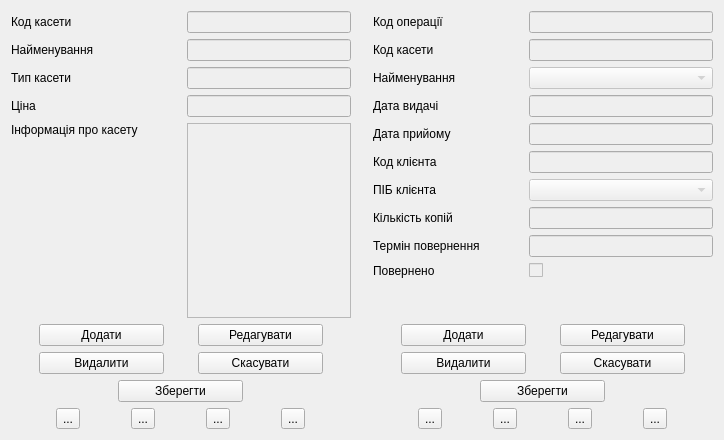
        <widget class="QWidget" name="tabVisualComponents">
         <attribute name="title">
          <string>Робота з візуальними компонентами</string>
         </attribute>
         <layout class="QHBoxLayout" name="horizontalLayout_2">
          <item>
           <layout class="QHBoxLayout" name="vcMainLayout" stretch="20,1,20">
            <item>
             <layout class="QVBoxLayout" name="vcTapePanel" stretch="14,4,1">
              <item>
               <layout class="QVBoxLayout" name="vcTapeFieldsLayout">
                <item>
                 <layout class="QHBoxLayout" name="vcTapeRowId">
                  <item alignment="Qt::AlignmentFlag::AlignRight">
                   <widget class="QLabel" name="vcTapeIdLabel">
                    <property name="sizePolicy">
                     <sizepolicy hsizetype="Preferred" vsizetype="Preferred">
                      <horstretch>0</horstretch>
                      <verstretch>0</verstretch>
                     </sizepolicy>
                    </property>
                    <property name="minimumSize">
                     <size>
                      <width>170</width>
                      <height>0</height>
                     </size>
                    </property>
                    <property name="text">
                     <string>Код касети</string>
                    </property>
                   </widget>
                  </item>
                  <item>
                   <widget class="QLineEdit" name="vcTapeIdEdit">
                    <property name="enabled">
                     <bool>false</bool>
                    </property>
                    <property name="sizePolicy">
                     <sizepolicy hsizetype="Expanding" vsizetype="Fixed">
                      <horstretch>0</horstretch>
                      <verstretch>0</verstretch>
                     </sizepolicy>
                    </property>
                   </widget>
                  </item>
                 </layout>
                </item>
                <item>
                 <layout class="QHBoxLayout" name="vcTapeRowTitle">
                  <item>
                   <widget class="QLabel" name="vcTapeTitleLabel">
                    <property name="minimumSize">
                     <size>
                      <width>170</width>
                      <height>0</height>
                     </size>
                    </property>
                    <property name="text">
                     <string>Найменування</string>
                    </property>
                   </widget>
                  </item>
                  <item>
                   <widget class="QLineEdit" name="vcTapeTitleEdit">
                    <property name="enabled">
                     <bool>false</bool>
                    </property>
                    <property name="sizePolicy">
                     <sizepolicy hsizetype="Expanding" vsizetype="Fixed">
                      <horstretch>0</horstretch>
                      <verstretch>0</verstretch>
                     </sizepolicy>
                    </property>
                   </widget>
                  </item>
                 </layout>
                </item>
                <item>
                 <layout class="QHBoxLayout" name="vcTapeRowType">
                  <item>
                   <widget class="QLabel" name="vcTapeTypeLabel">
                    <property name="minimumSize">
                     <size>
                      <width>170</width>
                      <height>0</height>
                     </size>
                    </property>
                    <property name="text">
                     <string>Тип касети</string>
                    </property>
                   </widget>
                  </item>
                  <item>
                   <widget class="QLineEdit" name="vcTapeTypeEdit">
                    <property name="enabled">
                     <bool>false</bool>
                    </property>
                    <property name="sizePolicy">
                     <sizepolicy hsizetype="Expanding" vsizetype="Fixed">
                      <horstretch>0</horstretch>
                      <verstretch>0</verstretch>
                     </sizepolicy>
                    </property>
                   </widget>
                  </item>
                 </layout>
                </item>
                <item>
                 <layout class="QHBoxLayout" name="vcTapeRowPrice">
                  <item>
                   <widget class="QLabel" name="vcTapePriceLabel">
                    <property name="minimumSize">
                     <size>
                      <width>170</width>
                      <height>0</height>
                     </size>
                    </property>
                    <property name="text">
                     <string>Ціна</string>
                    </property>
                   </widget>
                  </item>
                  <item>
                   <widget class="QLineEdit" name="vcTapePriceEdit">
                    <property name="enabled">
                     <bool>false</bool>
                    </property>
                    <property name="sizePolicy">
                     <sizepolicy hsizetype="Expanding" vsizetype="Fixed">
                      <horstretch>0</horstretch>
                      <verstretch>0</verstretch>
                     </sizepolicy>
                    </property>
                   </widget>
                  </item>
                 </layout>
                </item>
                <item>
                 <layout class="QHBoxLayout" name="horizontalLayout">
                  <item alignment="Qt::AlignmentFlag::AlignTop">
                   <widget class="QLabel" name="vcTapeDescriptionLabel">
                    <property name="minimumSize">
                     <size>
                      <width>170</width>
                      <height>0</height>
                     </size>
                    </property>
                    <property name="text">
                     <string>Інформація про касету</string>
                    </property>
                   </widget>
                  </item>
                  <item>
                   <widget class="QTextEdit" name="vcTapeDescriptionEdit">
                    <property name="enabled">
                     <bool>false</bool>
                    </property>
                    <property name="sizePolicy">
                     <sizepolicy hsizetype="Expanding" vsizetype="Preferred">
                      <horstretch>0</horstretch>
                      <verstretch>0</verstretch>
                     </sizepolicy>
                    </property>
                   </widget>
                  </item>
                 </layout>
                </item>
               </layout>
              </item>
              <item>
               <layout class="QVBoxLayout" name="vcTapeButtonsLayout">
                <item>
                 <layout class="QHBoxLayout" name="vcTapeButtonsRow1">
                  <item>
                   <widget class="QPushButton" name="vcTapeAddButton">
                    <property name="maximumSize">
                     <size>
                      <width>125</width>
                      <height>16777215</height>
                     </size>
                    </property>
                    <property name="text">
                     <string>Додати</string>
                    </property>
                   </widget>
                  </item>
                  <item>
                   <widget class="QPushButton" name="vcTapeEditButton">
                    <property name="maximumSize">
                     <size>
                      <width>125</width>
                      <height>16777215</height>
                     </size>
                    </property>
                    <property name="text">
                     <string>Редагувати</string>
                    </property>
                   </widget>
                  </item>
                 </layout>
                </item>
                <item>
                 <layout class="QHBoxLayout" name="vcTapeButtonsRow2">
                  <item>
                   <widget class="QPushButton" name="vcTapeDeleteButton">
                    <property name="maximumSize">
                     <size>
                      <width>125</width>
                      <height>16777215</height>
                     </size>
                    </property>
                    <property name="text">
                     <string>Видалити</string>
                    </property>
                   </widget>
                  </item>
                  <item>
                   <widget class="QPushButton" name="vcTapeCancelButton">
                    <property name="maximumSize">
                     <size>
                      <width>125</width>
                      <height>16777215</height>
                     </size>
                    </property>
                    <property name="text">
                     <string>Скасувати</string>
                    </property>
                   </widget>
                  </item>
                 </layout>
                </item>
                <item>
                 <layout class="QHBoxLayout" name="vcTapeButtonsRow3">
                  <item>
                   <widget class="QPushButton" name="vcTapeSaveButton">
                    <property name="maximumSize">
                     <size>
                      <width>125</width>
                      <height>16777215</height>
                     </size>
                    </property>
                    <property name="text">
                     <string>Зберегти</string>
                    </property>
                   </widget>
                  </item>
                 </layout>
                </item>
               </layout>
              </item>
              <item>
               <layout class="QHBoxLayout" name="vcTapeNavLayout">
                <item>
                 <widget class="QToolButton" name="vcTapeFirstButton">
                  <property name="toolTip">
                   <string>Перший запис</string>
                  </property>
                  <property name="text">
                   <string>...</string>
                  </property>
                  <property name="icon">
                   <iconset theme="QIcon::ThemeIcon::MediaSkipBackward"/>
                  </property>
                 </widget>
                </item>
                <item>
                 <widget class="QToolButton" name="vcTapePrevButton">
                  <property name="toolTip">
                   <string>Попередній запис</string>
                  </property>
                  <property name="text">
                   <string>...</string>
                  </property>
                  <property name="icon">
                   <iconset theme="QIcon::ThemeIcon::MediaSeekBackward"/>
                  </property>
                 </widget>
                </item>
                <item>
                 <widget class="QToolButton" name="vcTapeNextButton">
                  <property name="toolTip">
                   <string>Наступний запис</string>
                  </property>
                  <property name="text">
                   <string>...</string>
                  </property>
                  <property name="icon">
                   <iconset theme="QIcon::ThemeIcon::MediaSeekForward"/>
                  </property>
                 </widget>
                </item>
                <item>
                 <widget class="QToolButton" name="vcTapeLastButton">
                  <property name="toolTip">
                   <string>Останній запис</string>
                  </property>
                  <property name="text">
                   <string>...</string>
                  </property>
                  <property name="icon">
                   <iconset theme="QIcon::ThemeIcon::MediaSkipForward"/>
                  </property>
                 </widget>
                </item>
               </layout>
              </item>
             </layout>
            </item>
            <item>
             <layout class="QVBoxLayout" name="verticalLayout"/>
            </item>
            <item>
             <layout class="QVBoxLayout" name="vcRentalPanel" stretch="14,4,1">
              <item>
               <layout class="QVBoxLayout" name="vcRentalFieldsLayout">
                <item>
                 <layout class="QHBoxLayout" name="vcRentalRowId">
                  <item>
                   <widget class="QLabel" name="vcRentalIdLabel">
                    <property name="minimumSize">
                     <size>
                      <width>150</width>
                      <height>0</height>
                     </size>
                    </property>
                    <property name="layoutDirection">
                     <enum>Qt::LayoutDirection::LeftToRight</enum>
                    </property>
                    <property name="text">
                     <string>Код операції</string>
                    </property>
                   </widget>
                  </item>
                  <item>
                   <widget class="QLineEdit" name="vcRentalIdEdit">
                    <property name="enabled">
                     <bool>false</bool>
                    </property>
                    <property name="sizePolicy">
                     <sizepolicy hsizetype="Expanding" vsizetype="Fixed">
                      <horstretch>0</horstretch>
                      <verstretch>0</verstretch>
                     </sizepolicy>
                    </property>
                   </widget>
                  </item>
                 </layout>
                </item>
                <item>
                 <layout class="QHBoxLayout" name="vcRentalRowTapeId">
                  <item>
                   <widget class="QLabel" name="vcRentalTapeIdLabel">
                    <property name="minimumSize">
                     <size>
                      <width>150</width>
                      <height>0</height>
                     </size>
                    </property>
                    <property name="text">
                     <string>Код касети</string>
                    </property>
                   </widget>
                  </item>
                  <item>
                   <widget class="QLineEdit" name="vcRentalTapeIdEdit">
                    <property name="enabled">
                     <bool>false</bool>
                    </property>
                    <property name="sizePolicy">
                     <sizepolicy hsizetype="Expanding" vsizetype="Fixed">
                      <horstretch>0</horstretch>
                      <verstretch>0</verstretch>
                     </sizepolicy>
                    </property>
                   </widget>
                  </item>
                 </layout>
                </item>
                <item>
                 <layout class="QHBoxLayout" name="vcRentalRowTapeCombo">
                  <item>
                   <widget class="QLabel" name="vcRentalTapeLabel">
                    <property name="minimumSize">
                     <size>
                      <width>150</width>
                      <height>0</height>
                     </size>
                    </property>
                    <property name="text">
                     <string>Найменування</string>
                    </property>
                   </widget>
                  </item>
                  <item>
                   <widget class="QComboBox" name="vcRentalTapeCombo">
                    <property name="enabled">
                     <bool>false</bool>
                    </property>
                    <property name="sizePolicy">
                     <sizepolicy hsizetype="Expanding" vsizetype="Fixed">
                      <horstretch>0</horstretch>
                      <verstretch>0</verstretch>
                     </sizepolicy>
                    </property>
                   </widget>
                  </item>
                 </layout>
                </item>
                <item>
                 <layout class="QHBoxLayout" name="vcRentalRowIssueDate">
                  <item>
                   <widget class="QLabel" name="vcRentalIssueDateLabel">
                    <property name="minimumSize">
                     <size>
                      <width>150</width>
                      <height>0</height>
                     </size>
                    </property>
                    <property name="text">
                     <string>Дата видачі</string>
                    </property>
                   </widget>
                  </item>
                  <item>
                   <widget class="QLineEdit" name="vcRentalIssueDateEdit">
                    <property name="enabled">
                     <bool>false</bool>
                    </property>
                    <property name="sizePolicy">
                     <sizepolicy hsizetype="Expanding" vsizetype="Fixed">
                      <horstretch>0</horstretch>
                      <verstretch>0</verstretch>
                     </sizepolicy>
                    </property>
                   </widget>
                  </item>
                 </layout>
                </item>
                <item>
                 <layout class="QHBoxLayout" name="vcRentalRowReturnDate">
                  <item>
                   <widget class="QLabel" name="vcRentalReturnDateLabel">
                    <property name="minimumSize">
                     <size>
                      <width>150</width>
                      <height>0</height>
                     </size>
                    </property>
                    <property name="text">
                     <string>Дата прийому</string>
                    </property>
                   </widget>
                  </item>
                  <item>
                   <widget class="QLineEdit" name="vcRentalReturnDateEdit">
                    <property name="enabled">
                     <bool>false</bool>
                    </property>
                    <property name="sizePolicy">
                     <sizepolicy hsizetype="Expanding" vsizetype="Fixed">
                      <horstretch>0</horstretch>
                      <verstretch>0</verstretch>
                     </sizepolicy>
                    </property>
                   </widget>
                  </item>
                 </layout>
                </item>
                <item>
                 <layout class="QHBoxLayout" name="vcRentalRowCustomerId">
                  <item>
                   <widget class="QLabel" name="vcRentalCustomerIdLabel">
                    <property name="minimumSize">
                     <size>
                      <width>150</width>
                      <height>0</height>
                     </size>
                    </property>
                    <property name="text">
                     <string>Код клієнта</string>
                    </property>
                   </widget>
                  </item>
                  <item>
                   <widget class="QLineEdit" name="vcRentalCustomerIdEdit">
                    <property name="enabled">
                     <bool>false</bool>
                    </property>
                    <property name="sizePolicy">
                     <sizepolicy hsizetype="Expanding" vsizetype="Fixed">
                      <horstretch>0</horstretch>
                      <verstretch>0</verstretch>
                     </sizepolicy>
                    </property>
                   </widget>
                  </item>
                 </layout>
                </item>
                <item>
                 <layout class="QHBoxLayout" name="vcRentalRowCustomerCombo">
                  <item>
                   <widget class="QLabel" name="vcRentalCustomerLabel">
                    <property name="minimumSize">
                     <size>
                      <width>150</width>
                      <height>0</height>
                     </size>
                    </property>
                    <property name="text">
                     <string>ПІБ клієнта</string>
                    </property>
                   </widget>
                  </item>
                  <item>
                   <widget class="QComboBox" name="vcRentalCustomerCombo">
                    <property name="enabled">
                     <bool>false</bool>
                    </property>
                    <property name="sizePolicy">
                     <sizepolicy hsizetype="Expanding" vsizetype="Fixed">
                      <horstretch>0</horstretch>
                      <verstretch>0</verstretch>
                     </sizepolicy>
                    </property>
                   </widget>
                  </item>
                 </layout>
                </item>
                <item>
                 <layout class="QHBoxLayout" name="vcRentalRowCopies">
                  <item alignment="Qt::AlignmentFlag::AlignRight">
                   <widget class="QLabel" name="vcRentalCopiesLabel">
                    <property name="minimumSize">
                     <size>
                      <width>150</width>
                      <height>0</height>
                     </size>
                    </property>
                    <property name="text">
                     <string>Кількість копій</string>
                    </property>
                   </widget>
                  </item>
                  <item>
                   <widget class="QLineEdit" name="vcRentalCopiesEdit">
                    <property name="enabled">
                     <bool>false</bool>
                    </property>
                    <property name="sizePolicy">
                     <sizepolicy hsizetype="Expanding" vsizetype="Fixed">
                      <horstretch>0</horstretch>
                      <verstretch>0</verstretch>
                     </sizepolicy>
                    </property>
                   </widget>
                  </item>
                 </layout>
                </item>
                <item>
                 <layout class="QHBoxLayout" name="vcRentalRowDeadline">
                  <item>
                   <widget class="QLabel" name="vcRentalDeadlineLabel">
                    <property name="minimumSize">
                     <size>
                      <width>150</width>
                      <height>0</height>
                     </size>
                    </property>
                    <property name="text">
                     <string>Термін повернення</string>
                    </property>
                   </widget>
                  </item>
                  <item>
                   <widget class="QLineEdit" name="vcRentalDeadlineEdit">
                    <property name="enabled">
                     <bool>false</bool>
                    </property>
                    <property name="sizePolicy">
                     <sizepolicy hsizetype="Expanding" vsizetype="Fixed">
                      <horstretch>0</horstretch>
                      <verstretch>0</verstretch>
                     </sizepolicy>
                    </property>
                   </widget>
                  </item>
                 </layout>
                </item>
                <item>
                 <layout class="QHBoxLayout" name="vcRentalRowReturned">
                  <item>
                   <widget class="QLabel" name="vcRentalReturnedLabel">
                    <property name="minimumSize">
                     <size>
                      <width>150</width>
                      <height>0</height>
                     </size>
                    </property>
                    <property name="text">
                     <string>Повернено</string>
                    </property>
                   </widget>
                  </item>
                  <item>
                   <widget class="QCheckBox" name="vcRentalReturnedCheck">
                    <property name="enabled">
                     <bool>false</bool>
                    </property>
                    <property name="sizePolicy">
                     <sizepolicy hsizetype="Expanding" vsizetype="Fixed">
                      <horstretch>0</horstretch>
                      <verstretch>0</verstretch>
                     </sizepolicy>
                    </property>
                    <property name="layoutDirection">
                     <enum>Qt::LayoutDirection::LeftToRight</enum>
                    </property>
                    <property name="styleSheet">
                     <string notr="true"/>
                    </property>
                    <property name="text">
                     <string/>
                    </property>
                    <property name="tristate">
                     <bool>false</bool>
                    </property>
                   </widget>
                  </item>
                 </layout>
                </item>
                <item>
                 <spacer name="verticalSpacer">
                  <property name="orientation">
                   <enum>Qt::Orientation::Vertical</enum>
                  </property>
                  <property name="sizeHint" stdset="0">
                   <size>
                    <width>20</width>
                    <height>40</height>
                   </size>
                  </property>
                 </spacer>
                </item>
               </layout>
              </item>
              <item>
               <layout class="QVBoxLayout" name="vcRentalButtonsLayout">
                <item>
                 <layout class="QHBoxLayout" name="vcRentalButtonsRow1">
                  <item>
                   <widget class="QPushButton" name="vcRentalAddButton">
                    <property name="minimumSize">
                     <size>
                      <width>0</width>
                      <height>0</height>
                     </size>
                    </property>
                    <property name="maximumSize">
                     <size>
                      <width>125</width>
                      <height>16777215</height>
                     </size>
                    </property>
                    <property name="text">
                     <string>Додати</string>
                    </property>
                   </widget>
                  </item>
                  <item>
                   <widget class="QPushButton" name="vcRentalEditButton">
                    <property name="minimumSize">
                     <size>
                      <width>0</width>
                      <height>0</height>
                     </size>
                    </property>
                    <property name="maximumSize">
                     <size>
                      <width>125</width>
                      <height>16777215</height>
                     </size>
                    </property>
                    <property name="text">
                     <string>Редагувати</string>
                    </property>
                   </widget>
                  </item>
                 </layout>
                </item>
                <item>
                 <layout class="QHBoxLayout" name="vcRentalButtonsRow2">
                  <item>
                   <widget class="QPushButton" name="vcRentalDeleteButton">
                    <property name="minimumSize">
                     <size>
                      <width>0</width>
                      <height>0</height>
                     </size>
                    </property>
                    <property name="maximumSize">
                     <size>
                      <width>125</width>
                      <height>16777215</height>
                     </size>
                    </property>
                    <property name="text">
                     <string>Видалити</string>
                    </property>
                   </widget>
                  </item>
                  <item>
                   <widget class="QPushButton" name="vcRentalCancelButton">
                    <property name="minimumSize">
                     <size>
                      <width>0</width>
                      <height>0</height>
                     </size>
                    </property>
                    <property name="maximumSize">
                     <size>
                      <width>125</width>
                      <height>16777215</height>
                     </size>
                    </property>
                    <property name="text">
                     <string>Скасувати</string>
                    </property>
                   </widget>
                  </item>
                 </layout>
                </item>
                <item>
                 <layout class="QHBoxLayout" name="vcRentalButtonsRow3">
                  <item>
                   <widget class="QPushButton" name="vcRentalSaveButton">
                    <property name="minimumSize">
                     <size>
                      <width>0</width>
                      <height>0</height>
                     </size>
                    </property>
                    <property name="maximumSize">
                     <size>
                      <width>125</width>
                      <height>16777215</height>
                     </size>
                    </property>
                    <property name="text">
                     <string>Зберегти</string>
                    </property>
                   </widget>
                  </item>
                 </layout>
                </item>
               </layout>
              </item>
              <item>
               <layout class="QHBoxLayout" name="vcRentalNavLayout">
                <item>
                 <widget class="QToolButton" name="vcRentalFirstButton">
                  <property name="toolTip">
                   <string>Перший запис</string>
                  </property>
                  <property name="text">
                   <string>...</string>
                  </property>
                  <property name="icon">
                   <iconset theme="QIcon::ThemeIcon::MediaSkipBackward"/>
                  </property>
                 </widget>
                </item>
                <item>
                 <widget class="QToolButton" name="vcRentalPrevButton">
                  <property name="toolTip">
                   <string>Попередній запис</string>
                  </property>
                  <property name="text">
                   <string>...</string>
                  </property>
                  <property name="icon">
                   <iconset theme="QIcon::ThemeIcon::MediaSeekBackward"/>
                  </property>
                 </widget>
                </item>
                <item>
                 <widget class="QToolButton" name="vcRentalNextButton">
                  <property name="toolTip">
                   <string>Наступний запис</string>
                  </property>
                  <property name="text">
                   <string>...</string>
                  </property>
                  <property name="icon">
                   <iconset theme="QIcon::ThemeIcon::MediaSeekForward"/>
                  </property>
                 </widget>
                </item>
                <item>
                 <widget class="QToolButton" name="vcRentalLastButton">
                  <property name="toolTip">
                   <string>Останній запис</string>
                  </property>
                  <property name="text">
                   <string>...</string>
                  </property>
                  <property name="icon">
                   <iconset theme="QIcon::ThemeIcon::MediaSkipForward"/>
                  </property>
                 </widget>
                </item>
               </layout>
              </item>
             </layout>
            </item>
           </layout>
          </item>
         </layout>
        </widget>
